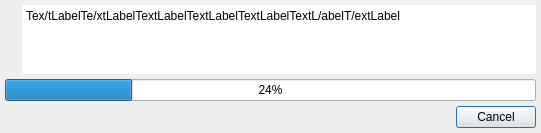
<?xml version="1.0" encoding="UTF-8"?>
<ui version="4.0">
 <class>QtWaitDialog</class>
 <widget class="QDialog" name="QtWaitDialog">
  <property name="geometry">
   <rect>
    <x>0</x>
    <y>0</y>
    <width>541</width>
    <height>133</height>
   </rect>
  </property>
  <property name="windowTitle">
   <string>Dialog</string>
  </property>
  <layout class="QGridLayout" name="gridLayout">
   <property name="horizontalSpacing">
    <number>10</number>
   </property>
   <property name="verticalSpacing">
    <number>5</number>
   </property>
   <property name="margin">
    <number>5</number>
   </property>
   <item row="2" column="0">
    <widget class="QLabel" name="waitPixmap">
     <property name="sizePolicy">
      <sizepolicy hsizetype="Maximum" vsizetype="Preferred">
       <horstretch>0</horstretch>
       <verstretch>0</verstretch>
      </sizepolicy>
     </property>
     <property name="text">
      <string/>
     </property>
     <property name="pixmap">
      <pixmap resource="QtIcons.qrc">:/QtIcons/wait.png</pixmap>
     </property>
     <property name="alignment">
      <set>Qt::AlignHCenter|Qt::AlignTop</set>
     </property>
    </widget>
   </item>
   <item row="3" column="0" colspan="3">
    <widget class="QProgressBar" name="waitBar">
     <property name="value">
      <number>24</number>
     </property>
     <property name="alignment">
      <set>Qt::AlignCenter</set>
     </property>
     <property name="textDirection">
      <enum>QProgressBar::TopToBottom</enum>
     </property>
    </widget>
   </item>
   <item row="5" column="2">
    <widget class="QPushButton" name="waitButton">
     <property name="sizePolicy">
      <sizepolicy hsizetype="Maximum" vsizetype="Fixed">
       <horstretch>0</horstretch>
       <verstretch>0</verstretch>
      </sizepolicy>
     </property>
     <property name="text">
      <string>Cancel</string>
     </property>
    </widget>
   </item>
   <item row="2" column="1" colspan="2">
    <widget class="QPlainTextEdit" name="waitLabel">
     <property name="enabled">
      <bool>true</bool>
     </property>
     <property name="sizePolicy">
      <sizepolicy hsizetype="Expanding" vsizetype="Expanding">
       <horstretch>0</horstretch>
       <verstretch>0</verstretch>
      </sizepolicy>
     </property>
     <property name="acceptDrops">
      <bool>false</bool>
     </property>
     <property name="frameShape">
      <enum>QFrame::NoFrame</enum>
     </property>
     <property name="verticalScrollBarPolicy">
      <enum>Qt::ScrollBarAlwaysOff</enum>
     </property>
     <property name="horizontalScrollBarPolicy">
      <enum>Qt::ScrollBarAlwaysOff</enum>
     </property>
     <property name="undoRedoEnabled">
      <bool>false</bool>
     </property>
     <property name="readOnly">
      <bool>true</bool>
     </property>
     <property name="plainText">
      <string notr="true">Tex/tLabelTe/xtLabelTextLabelTextLabelTextLabelTextL/abelT/extLabel</string>
     </property>
    </widget>
   </item>
  </layout>
 </widget>
 <resources>
  <include location="QtIcons.qrc"/>
 </resources>
 <connections/>
</ui>
